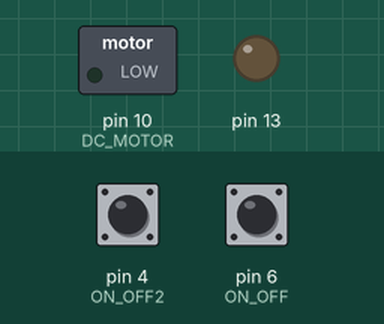
Recording of a sketch running on a simulated Arduino Uno, built with avr-gcc and run on an emulated ATmega328P. Shown: switched loads named in the sketch (green lamp = pin HIGH), output pins drawn as LEDs (lit = HIGH). Dashed ring = blinking. The inputs (shaded band) are chosen by the test bench; at power-on: pin 4 (ON_OFF2) HIGH, pin 6 (ON_OFF) HIGH.

Above: at 1.2 s.
1.3 s: pin 4 (ON_OFF2) pulled LOW for 0.15 s
At 1.8 s:
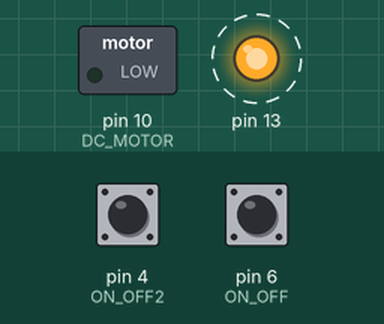
4.4 s: pin 6 (ON_OFF) pulled LOW for 3.2 s
At 7.45 s:
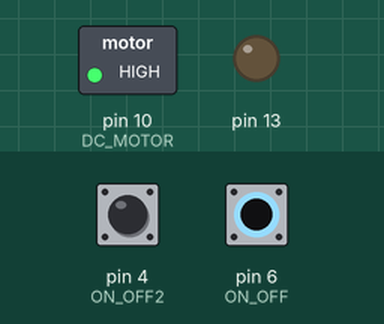
9.1 s: pin 4 (ON_OFF2) pulled LOW for 1 s
At 9.9 s:
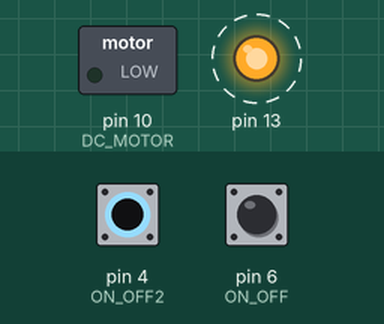
13.1 s: pin 4 (ON_OFF2) pulled LOW for 3.2 s
17.8 s: pin 4 (ON_OFF2) driven LOW and pin 6 (ON_OFF) driven LOW
At 21.6 s:
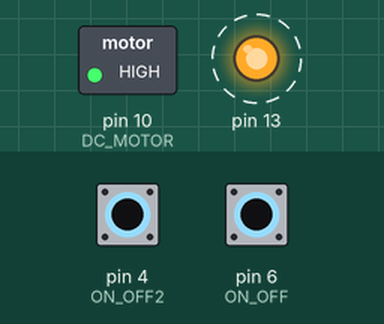
Timing chart, 0 to 24.8 s (numbered marks = the images above; inputs shaded):
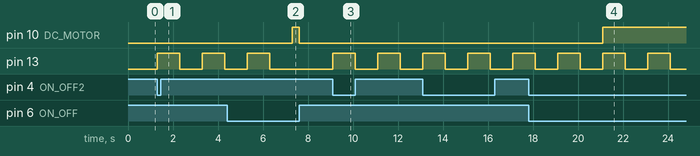

The sketch:

MOTOR_LED_BOTAO_IFES.ino
```cpp
#define DC_MOTOR 10
#define ON_OFF 6
#define ON_OFF2 4

void setup() {
  // put your setup code here, to run once:
pinMode (DC_MOTOR, OUTPUT);
pinMode (ON_OFF, INPUT_PULLUP);
pinMode(13, OUTPUT);
pinMode(ON_OFF2, INPUT_PULLUP);
}

void loop() {
  // put your main code here, to run repeatedly:
if(digitalRead(ON_OFF) == LOW){
  analogWrite(DC_MOTOR, 255);
}

else{
  analogWrite(DC_MOTOR, 0);
}

if(digitalRead(ON_OFF2) == LOW){
 digitalWrite(13, HIGH);  // turn the LED on (HIGH is the voltage level)
  delay(1000);                      // wait for a second
  digitalWrite(13, LOW);   // turn the LED off by making the voltage LOW
  delay(1000);
  digitalWrite(13, HIGH);  // turn the LED on (HIGH is the voltage level)
  delay(1000);                      // wait for a second
  digitalWrite(13, LOW);   // turn the LED off by making the voltage LOW
  delay(1000);
  digitalWrite(13, HIGH);  // turn the LED on (HIGH is the voltage level)
  delay(1000);                      // wait for a second
  digitalWrite(13, LOW);   // turn the LED off by making the voltage LOW
  delay(1000);

}
}
```

Measured:
- after the input at 1.3 s, pin 13: alternates HIGH for 1.0 s and LOW for 1.0 s, starting at once
- after the input at 4.4 s, pin 10 (DC_MOTOR): LOW → HIGH after 2.9 s, → LOW 0.30 s later
- after the input at 9.1 s, pin 13: alternates HIGH for 1.0 s and LOW for 1.0 s, starting at once
- after the input at 17.8 s, pin 10 (DC_MOTOR): LOW → HIGH after 3.3 s
